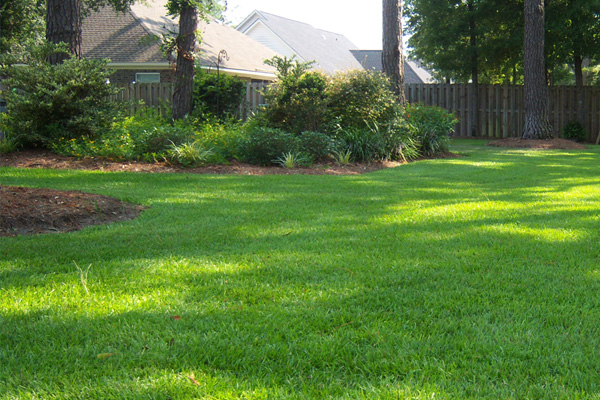
#> input picture research/assets/lawn.png, 600 x 400 px
$ jupyter execute Classification.ipynb   (older library calls are emulated)
#> lines starting #> are read from the running program, lines starting #| are printed output that depends on the picture; after the words box and inside, x2 and y2 are one past the last pixel; in counts of white or black regions, pixels touching at a corner belong together
# Classification for Lawny

[cell 1]
import cv2
import matplotlib.pyplot as plt
import matplotlib.image as mpimg
import numpy as np
import math

lawn = mpimg.imread('assets/lawn.png')
#> lawn is the input picture: shape (400, 600, 4) float32; mean R, G, B, A 0.35, 0.472, 0.238, 1
lawn_blob = mpimg.imread('assets/lawn_blob.png')
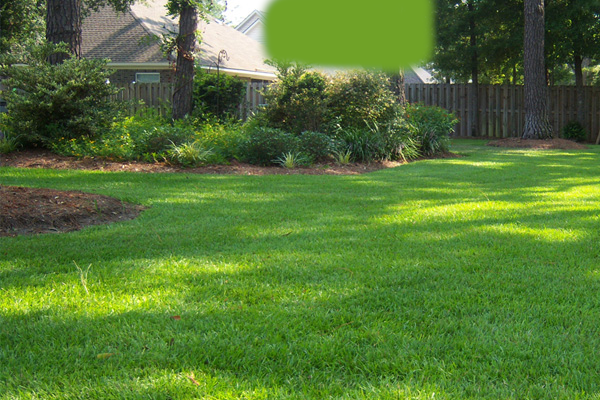
#> input picture research/assets/lawn_blob.png, 600 x 400 px
#> lawn_blob is the input picture: shape (400, 600, 4) float32; mean R, G, B, A 0.335, 0.465, 0.209, 1

plt.imshow(lawn)

[cell 2]
def color_mask(image):
    hsv = cv2.cvtColor(image, cv2.COLOR_RGB2HSV)
    mask = cv2.inRange(hsv, np.array([65, 0.4, 0.3]), np.array([160, 1.0, 1.0]))
    return cv2.bitwise_and(image, image, mask=mask)

def color_normalize(image):
    hsv = cv2.cvtColor(image, cv2.COLOR_RGB2HSV)
#> hsv: shape (400, 600, 3) float32; mean H, S, V 97.9, 0.5, 0.5
    for i in range(hsv.shape[0]):
        for j in range(hsv.shape[1]):
            if hsv[i][j][0] >= 65 and hsv[i][j][0] <= 160:
                hsv[i][j][1] = 1.0
                hsv[i][j][2] = 1.0
#> hsv: shape (400, 600, 3) float32; mean H, S, V 97.9, 0.8, 0.9
    return cv2.cvtColor(hsv, cv2.COLOR_HSV2RGB)

def freq_filter(image):
    filtered = None
    for i in range(13):
        kernel = cv2.getGaborKernel((20, 20), 5, (i * 15 + 9) * math.pi / 180.0, 3, 0.5, 0, ktype=cv2.CV_32F)
        plt.figure()
        plt.imshow(kernel)
        tmp = cv2.filter2D(image, cv2.CV_8UC3, kernel)
        if filtered is None:
            filtered = tmp
        else:
            filtered = cv2.addWeighted(filtered, i / (i + 1), tmp, 1 / (i + 1), 0.0)
        plt.figure()
        plt.imshow(tmp)
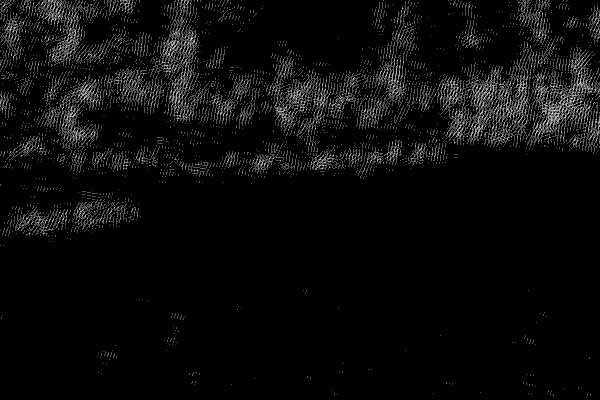
#> filtered: shape (400, 600); min 0, max 3, mean 0.128; drawn with min black and max white
    plt.figure()
    plt.imshow(filtered)
    return filtered

def highpass_filter(image, sigma):
#> called with sigma = 10
    return cv2.GaussianBlur(image, (0, 0), sigma)
#> returned value: shape (400, 600, 4) float32

def pipeline(source):
#     masked = color_mask(source)
    normalized = color_normalize(source)
    gray = cv2.cvtColor(normalized, cv2.COLOR_RGB2GRAY)
    plt.figure()
    plt.imshow(gray, cmap='gray')
# [6 lines of commented-out code are left out]
    freq = freq_filter(gray)
    highpass = highpass_filter(source, 10)
#     diff = cv2.threshold(gray - blur, 0, 255, cv2.THRESH_BINARY)[1]
    plt.figure()
    plt.imshow(highpass)
    mask = 3 - cv2.threshold(freq, 0, 3, cv2.THRESH_BINARY)[1]
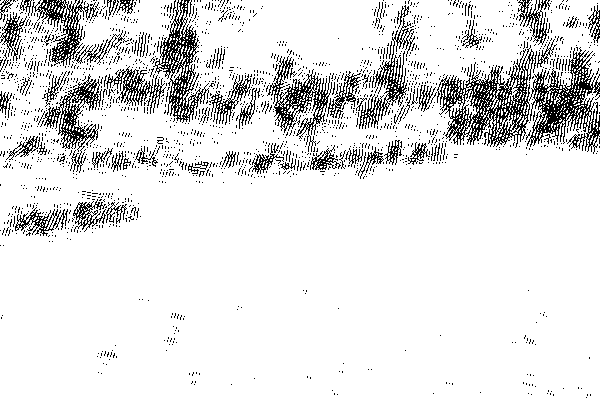
#> mask: shape (400, 600); values 0 (black) and 3 (white), 88.8% white; black in thin lines or dots
    plt.figure()
    plt.imshow(mask, cmap='gray')
    masked = cv2.bitwise_and(source, source, mask=mask)
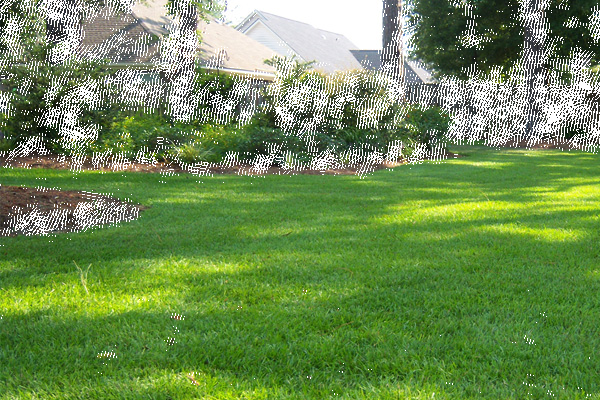
#> masked: shape (400, 600, 4) float32; mean R, G, B, A 0.319, 0.438, 0.212, 0.888; transparent parts drawn white
    output = color_mask(masked)
#> in color_mask, `hsv = cv2.cvtColor(image, cv2.COLOR_RGB2HSV)`: hsv: shape (400, 600, 3) float32; mean H, S, V 86.2, 0.5, 0.4
#> in color_mask, `mask = cv2.inRange(hsv, np.array([65, 0.4, 0.3]), np.array([160, 1.0, ..`:
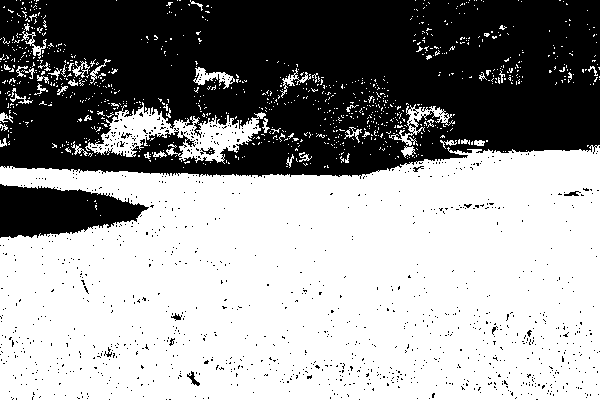
#> mask: shape (400, 600); 59.5% white; 1097 black regions (1086 under 20 px), largest, box (x1, y1, x2, y2) and area: (0, 0, 600, 179) 89169, (0, 184, 149, 238) 5434, (187, 371, 200, 386) 69
#> in color_mask, `return cv2.bitwise_and(image, image, mask=mask)`:
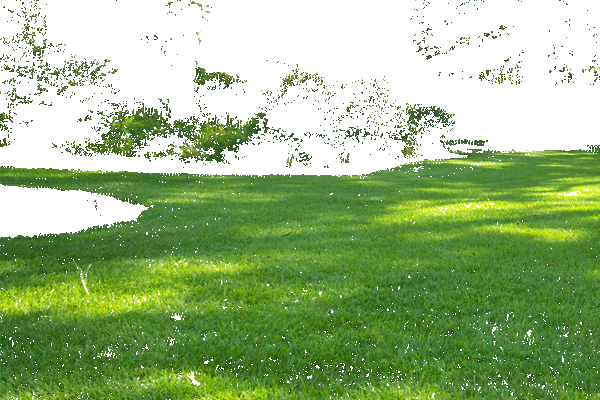
#> returned value: shape (400, 600, 4) float32; mean of channels 0, 1, 2, 3 0.204, 0.316, 0.108, 0.595; transparent parts drawn white
    plt.figure()
    plt.imshow(output)

[cell 3]
pipeline(lawn)
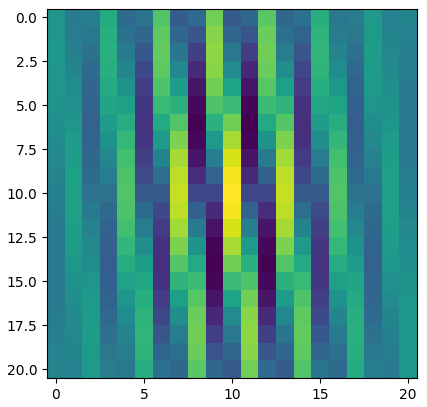
#> figure drawn by matplotlib, 1 panel
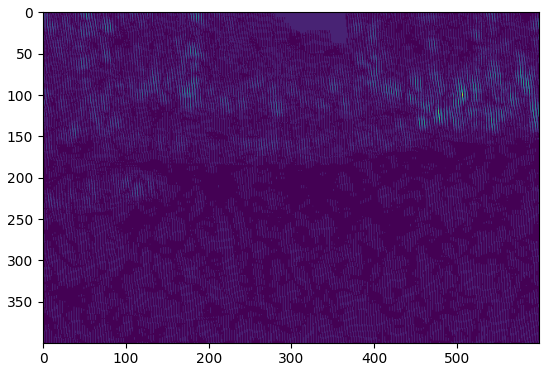
#> figure drawn by matplotlib, 1 panel

[cell 4]
pipeline(lawn_blob)
#> in color_normalize (call 2), `hsv = cv2.cvtColor(image, cv2.COLOR_RGB2HSV)`: hsv: shape (400, 600, 3) float32; mean H, S, V 95.6, 0.5, 0.5
#> after the loop in color_normalize (call 2), `for i in range(hsv.shape[0]):`: hsv: shape (400, 600, 3) float32; mean H, S, V 95.6, 0.9, 0.9
#> in color_normalize (call 2), `return cv2.cvtColor(hsv, cv2.COLOR_HSV2RGB)`:
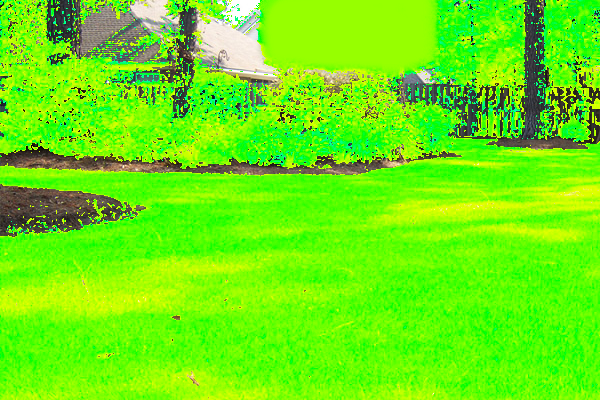
#> returned value: shape (400, 600, 3) float32; mean R, G, B 0.418, 0.918, 0.0611
#> in pipeline (call 2), `gray = cv2.cvtColor(normalized, cv2.COLOR_RGB2GRAY)`:
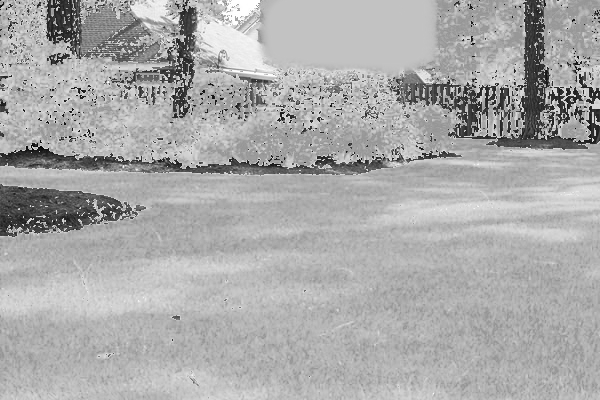
#> gray: shape (400, 600) float32; min 0.0208, max 1, mean 0.67
